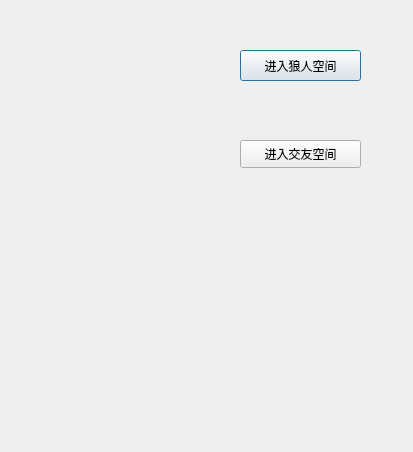
<?xml version="1.0" encoding="UTF-8"?>
<ui version="4.0">
 <class>hallDialog</class>
 <widget class="QDialog" name="hallDialog">
  <property name="geometry">
   <rect>
    <x>0</x>
    <y>0</y>
    <width>413</width>
    <height>452</height>
   </rect>
  </property>
  <property name="windowTitle">
   <string>Dialog</string>
  </property>
  <widget class="QPushButton" name="pb_wolf">
   <property name="geometry">
    <rect>
     <x>240</x>
     <y>50</y>
     <width>121</width>
     <height>31</height>
    </rect>
   </property>
   <property name="text">
    <string>进入狼人空间</string>
   </property>
  </widget>
  <widget class="QLabel" name="label">
   <property name="geometry">
    <rect>
     <x>20</x>
     <y>30</y>
     <width>151</width>
     <height>241</height>
    </rect>
   </property>
   <property name="minimumSize">
    <size>
     <width>151</width>
     <height>241</height>
    </size>
   </property>
   <property name="maximumSize">
    <size>
     <width>151</width>
     <height>241</height>
    </size>
   </property>
   <property name="styleSheet">
    <string notr="true">background:url(:/images/lf2.png)</string>
   </property>
   <property name="text">
    <string/>
   </property>
  </widget>
  <widget class="QPushButton" name="pb_friend">
   <property name="geometry">
    <rect>
     <x>240</x>
     <y>140</y>
     <width>121</width>
     <height>28</height>
    </rect>
   </property>
   <property name="text">
    <string>进入交友空间</string>
   </property>
  </widget>
 </widget>
 <resources/>
 <connections/>
</ui>
